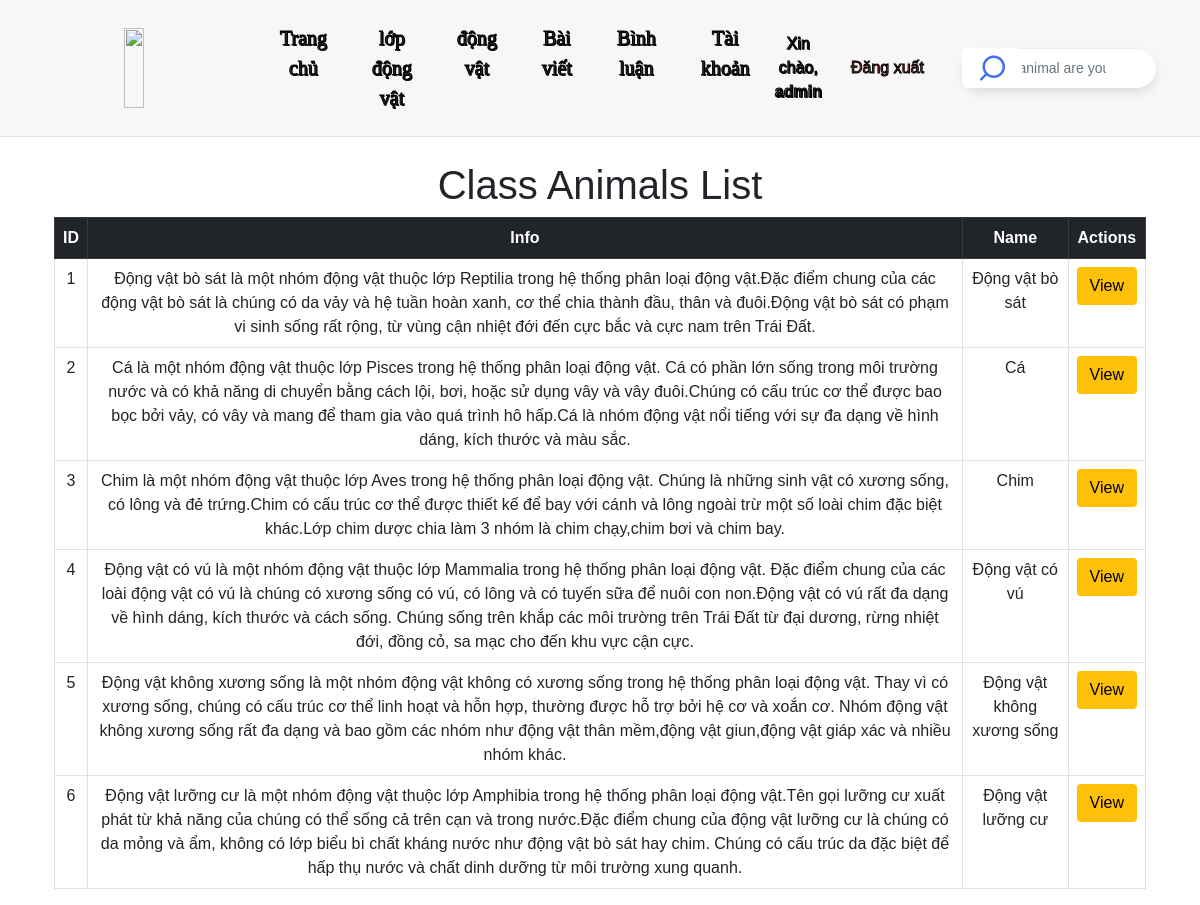
/admin/classanimals (signed in), run on the app's committed database.
### tables this page shows
CREATE TABLE IF NOT EXISTS `classanimals` (
  `id_class` INT AUTO_INCREMENT PRIMARY KEY,
  `background_video` VARCHAR(255) NULL,
  `info` TEXT NULL,
  `name` VARCHAR(255) NOT NULL
);

### controller/ClassAnimalController.php (called while the page is built, shortened)
<?php
require_once __DIR__ . '/../config/config.php';
class ClassAnimalController {
    private $db;
    public function __construct() {
        $database = new Database();
        $this->db = $database->getConnection();
    }
    public function getAllClassAnimals() {
        $sql = "SELECT * FROM classanimals";
        $stmt = $this->db->query($sql);
        return $stmt->fetchAll(PDO::FETCH_ASSOC);
    }
}
?>

### config/config.php (called while the page is built, shortened)
<?php
class Database {
    private $host = "localhost";
    private $db_name = "doanltw";
    private $username = "root";
    private $password = "";
    public function getConnection() {
        $this->conn = null;
        try {
            $this->conn = new PDO("mysql:host=" . $this->host . ";dbname=" . $this->db_name, $this->username, $this->password);
            $this->conn->setAttribute(PDO::ATTR_ERRMODE, PDO::ERRMODE_EXCEPTION);
        } catch (PDOException $exception) {
            echo "Lỗi kết nối: " . $exception->getMessage();
        }
        return $this->conn;
    }
}
?>

### view/admin/classanimals/classanimal-admin.php (the view, shortened to what this page needs)
<!DOCTYPE html>
<html lang="en">
<head>
    <link rel="stylesheet" href="https://cdn.jsdelivr.net/npm/bootstrap@5.3.0/dist/css/bootstrap.min.css">
</head>
<body>
    <?php
    include '../../headerAdmin.php';
    require_once '../../../controller/ClassAnimalController.php';
    $classAnimalController = new ClassAnimalController();
    $classAnimals = $classAnimalController->getAllClassAnimals();
    $isAdmin = isset($_SESSION['roles']) && in_array('ADMIN', $_SESSION['roles']);
    ?>
    <section style="padding: 0;">
        <div class="container mt-4">
            <h1>Class Animals List</h1>
            <table class="table table-bordered table-hover">
                <thead class="table-dark">
                    <tr>
                        <th>ID</th>
                        <th>Info</th>
                        <th>Name</th>
                        <th>Actions</th>
                    </tr>
                </thead>
                <tbody>
                    <?php foreach ($classAnimals as $classAnimal): ?>
                        <tr>
                            <td><?= htmlspecialchars($classAnimal['id_class']) ?></td>
                            <td><?= htmlspecialchars($classAnimal['info']) ?></td>
                            <td><?= htmlspecialchars($classAnimal['name']) ?></td>
                            <td>
                                <?php if ($isAdmin): ?>
                                    <a href="/animal_php/classanimal/detail/<?= urlencode($classAnimal['id_class']) ?>"
                                        class="btn btn-warning btn-sm">View</a>
                                <?php endif; ?>
                            </td>
                        </tr>
                    <?php endforeach; ?>
                </tbody>
            </table>
        </div>
    </section>
</body>
</html>

### view/headerAdmin.php (shortened to what this page needs)
<!DOCTYPE html>
<html lang="en">
<head>
    <link rel="stylesheet" href="/animal_php/lib/bootstrap/dist/css/bootstrap.min.css" />
    <link rel="stylesheet" href="/animal_php/css/mystyle.css" asp-append-version="true" />
    <link rel="stylesheet" href="https://unicons.iconscout.com/release/v4.0.0/css/line.css">
    <link href='https://unpkg.com/boxicons@2.1.4/css/boxicons.min.css' rel='stylesheet'>
    <link rel="stylesheet" href="https://cdnjs.cloudflare.com/ajax/libs/font-awesome/6.5.1/css/all.min.css" />
</head>
<body>
    <header>
        <nav class="navbar navbar-expand-sm navbar-toggleable-sm navbar-light border-bottom box-shadow mb-3" style="background-color:#F7F7F7;">
            <div class="container-fluid" style="margin-left:100px">
                <a class="navbar-brand" href="../index.php">
                    <div class="logo">
                        <img src="/animal_php/view/design/Header/logo.png" width="120px" height="80px">
                    </div>
                </a>
                <div class="navbar-collapse collapse d-sm-inline-flex justify-content-between">
                    <ul class="navbar-nav flex-grow-1">
                        <li class="nav-item">
                            <a class="textheader <?php echo (basename($_SERVER['PHP_SELF']) == 'index.php') ? 'active' : ''; ?>"
                                href="/animal_php/Home">Trang chủ</a>
                        </li>
                        <li class="nav-item" style="margin-left:10px">
                            <a class="textheader <?php echo (strpos($_SERVER['PHP_SELF'], 'list_classanimals.php') !== false) ? 'active' : ''; ?>"
                                href="/animal_php/admin/classanimals">lớp động vật</a>
                        </li>
                        <li class="nav-item" style="margin-left:10px">
                            <a class="textheader <?php echo (basename($_SERVER['PHP_SELF']) == 'findanimal.php') ? 'active' : ''; ?>"
                                href="/animal_php/admin/animals">động vật</a>
                        </li>
                        <li class="nav-item" style="margin-left:10px">
                            <a class="textheader <?php echo (basename($_SERVER['PHP_SELF']) == 'findanimal.php') ? 'active' : ''; ?>"
                                href="/animal_php/admin/posts">Bài viết</a>
                        </li>
                        <li class="nav-item" style="margin-left:10px">
                            <a class="textheader <?php echo (basename($_SERVER['PHP_SELF']) == 'posts.php') ? 'active' : ''; ?>"
                                href="/animal_php/admin/comments">Bình luận</a>
                        </li>
                        <?php if (isset($_SESSION['roles']) && in_array('ADMIN', $_SESSION['roles'])): ?>
                            <li class="nav-item" style="margin-left:10px">
                                <a class="textheader <?php echo (strpos($_SERVER['PHP_SELF'], 'classanimal/admin.php') !== false) ? 'active' : ''; ?>"
                                    href="/animal_php/admin/users">Tài khoản</a>
                            </li>
                        <?php endif; ?>
                    </ul>
                    <ul class="navbar-nav ms-auto mb-2 mb-lg-0 align-items-center">
                        <li class="nav-item d-flex align-items-center">
                            <?php if (isset($_SESSION['username'])): ?>
                                <span class="navbar-text">
                                    Xin chào, <span class="fw-bold"><?php echo htmlspecialchars($_SESSION['username']); ?></span>
                                </span>
                                <form action="/animal_php/view/user/logout.php" method="post" class="ms-3">
                                    <button class="btn btn-outline-danger" type="submit">Đăng xuất</button>
                                </form>
                            <?php else: ?>
                                <a class="btn btn-outline-primary" href="/animal_php/Login">Đăng nhập</a>
                            <?php endif; ?>
                        </li>
                    </ul>
                </div>
                <form action="/animal_php/search/" method="get" class="input-box" id="searchForm">
                    <input type="text" name="searchQuery" id="searchTerm" placeholder="What animal are you looking for?" class="form-control">
                    <span class="icon">
                        <i class="uil uil-search search-icon"></i>
                    </span>
                </form>
            </div>
        </nav>
    </header>
</body>
</html>

### css/mystyle.css (style rules this page uses)
html { scroll-behavior: smooth; }
body { overflow-x: hidden; }
nav { position: fixed; top: 0; left: 0; width: 100%; background-color: #aebece; margin: 0; padding: 0; }
nav ul { margin: 0; padding: 0; }
nav ul li { list-style: none; display: inline-block; margin: 0; padding: 0; font-family: Kanit; color: white; -webkit-text-stroke: 1px black; text-shadow: 1px 1px 0 black; text-align: center; }
nav ul li a { display: block; padding: 20px 40px; text-decoration: none; color: #fff; transition: background-color 0.4s ease; }
.textheader { font-family: Kanit; color: black; text-shadow: 1px 1px 0 black; text-align: center; font-size: 20px; }
section { padding: 30% 0; text-align: center; }
.input-box { position: relative; height: 55px; max-width: 55px; width: 100%; margin: 0 40px; border-radius: 6px; background-color: #fff; transition: all 0.6s cubic-bezier(0.68, -0.55, 0.265, 1.55); }
input { position: relative; outline: none; border: none; height: 100%; width: 100%; border-radius: 6px; font-size: 16px; font-weight: 400; color: black; background-color: #fff; }
.icon { position: absolute; height: 100%; top: 0; left: 0; width: 60px; border-radius: 6px; display: flex; justify-content: center; background-color: #fff; }
.search-icon, .close-icon { position: absolute; top: 50%; font-size: 30px; transition: all 0.6s cubic-bezier(0.68, -0.55, 0.265, 1.55); }
.search-icon { color: #4070f4; transform: translateY(-50%) rotate(90deg); }
.btn { display: inline-block; font-weight: 400; text-align: center; white-space: nowrap; vertical-align: middle; -webkit-user-select: none; -moz-user-select: none; -ms-user-select: none; user-select: none; border: 1px solid transparent; padding: .375rem .75rem; font-size: 1rem; line-height: 1.5; border-radius: .25rem; transition: color .15s ease-in-out,background-color .15s ease-in-out,border-color .15s ease-in-out,box-shadow .15s ease-in-out; cursor: pointer; }
.form-control { display: block; width: 95%; padding: 6px 12px; font-size: 14px; line-height: 1.42857143; color: #555; background-color: #fff; background-image: none; border: 1px solid #ccc; border-radius: 4px; -webkit-box-shadow: inset 0 1px 1px rgba(0,0,0,.075); box-shadow: inset 0 1px 1px rgba(0,0,0,.075); -webkit-transition: border-color ease-in-out .15s,-webkit-box-shadow ease-in-out .15s; -o-transition: border-color ease-in-out .15s,box-shadow ease-in-out .15s; transition: border-color ease-in-out .15s,box-shadow ease-in-out .15s; }
* { margin: 0; padding: 0; box-sizing: border-box; font-family: "Poppins", sans-serif; }

### view/headerAdmin.php (style rules this page uses)
.textheader { color: #333; text-decoration: none; padding: 8px 15px; border-radius: 20px; transition: all 0.3s ease; }
.navbar { padding: 15px 0; background-color: #F7F7F7 !important; }
.navbar-brand img { height: 80px; width: auto; }
.nav-item { margin: 0 5px; }
.input-box { position: relative; height: 40px; max-width: 300px; margin: 0 20px; background: #fff; border-radius: 25px; box-shadow: 0 5px 10px rgba(0, 0, 0, 0.1); }
.input-box input { position: absolute; height: 100%; width: 100%; border-radius: 25px; background: #fff; padding: 0 50px 0 20px; border: none; outline: none; }
.input-box .icon { position: absolute; right: 15px; top: 50%; transform: translateY(-50%); cursor: pointer; }

### data on the page
classanimals: id_class "1", info "Động vật bò sát là một nhóm động vật thuộc lớp Reptilia trong hệ thống phân loại động vật.Đặc điểm chung của các động vật bò sát là chúng có da vảy và hệ tuần hoàn xanh, cơ thể chia thành đầu, thân và đuôi.Động vật bò sát có phạm vi sinh sống rất rộng, từ vùng cận nhiệt đới đến cực bắc và cực nam trên Trái Đất.", name "Động vật bò sát"
classanimals: id_class "2", info "Cá là một nhóm động vật thuộc lớp Pisces trong hệ thống phân loại động vật. Cá có phần lớn sống trong môi trường nước và có khả năng di chuyển bằng cách lội, bơi, hoặc sử dụng vây và vây đuôi.Chúng có cấu trúc cơ thể được bao bọc bởi vảy, có vây và mang để tham gia vào quá trình hô hấp.Cá là nhóm động vật nổi tiếng với sự đa dạng về hình dáng, kích thước và màu sắc.", name "Cá"
classanimals: id_class "3", info "Chim là một nhóm động vật thuộc lớp Aves trong hệ thống phân loại động vật. Chúng là những sinh vật có xương sống, có lông và đẻ trứng.Chim có cấu trúc cơ thể được thiết kế để bay với cánh và lông ngoài trừ một số loài chim đặc biệt khác.Lớp chim dược chia làm 3 nhóm là chim chạy,chim bơi và chim bay.", name "Chim"
classanimals: id_class "4", info "Động vật có vú là một nhóm động vật thuộc lớp Mammalia trong hệ thống phân loại động vật. Đặc điểm chung của các loài động vật có vú là chúng có xương sống có vú, có lông và có tuyến sữa để nuôi con non.Động vật có vú rất đa dạng về hình dáng, kích thước và cách sống. Chúng sống trên khắp các môi trường trên Trái Đất từ đại dương, rừng nhiệt đới, đồng cỏ, sa mạc cho đến khu vực cận cực.", name "Động vật có vú"
classanimals: id_class "5", info "Động vật không xương sống là một nhóm động vật không có xương sống trong hệ thống phân loại động vật. Thay vì có xương sống, chúng có cấu trúc cơ thể linh hoạt và hỗn hợp, thường được hỗ trợ bởi hệ cơ và xoắn cơ. Nhóm động vật không xương sống rất đa dạng và bao gồm các nhóm như động vật thân mềm,động vật giun,động vật giáp xác và nhiều nhóm khác.", name "Động vật không xương sống"
classanimals: id_class "6", info "Động vật lưỡng cư là một nhóm động vật thuộc lớp Amphibia trong hệ thống phân loại động vật.Tên gọi lưỡng cư xuất phát từ khả năng của chúng có thể sống cả trên cạn và trong nước.Đặc điểm chung của động vật lưỡng cư là chúng có da mỏng và ẩm, không có lớp biểu bì chất kháng nước như động vật bò sát hay chim. Chúng có cấu trúc da đặc biệt để hấp thụ nước và chất dinh dưỡng từ môi trường xung quanh.", name "Động vật lưỡng cư"

### other printed values
$_SESSION['username'] "admin"
